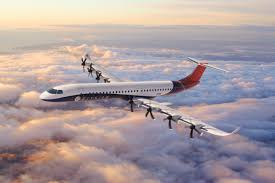
#> input picture plane.jpg, 275 x 183 px
$ python prog_1.py
#> lines starting #> are read from the running program, lines starting #| are printed output that depends on the picture; after the words box and inside, x2 and y2 are one past the last pixel; in counts of white or black regions, pixels touching at a corner belong together
import cv2
import numpy as np

def process_image(image_path):
    # Load the image
#> called with image_path = 'plane.jpg'
    image = cv2.imread(image_path)
#> image is the input picture: shape (183, 275, 3); mean B, G, R 159.5, 156.8, 170.6
    if image is None:
        print("Error: Unable to load image.")
        return
    image = cv2.resize(image, (image.shape[1] // 4, image.shape[0] // 4))
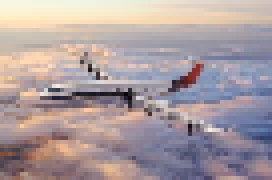
#> image: shape (45, 68, 3) (shown 4 times larger); mean B, G, R 159.5, 156.7, 170.5
    # I. Print size and shape of the image
    print(f"Image Dimensions: {image.shape}")
#| Image Dimensions: (45, 68, 3)
    print(f"Image Size: {image.size} bytes")
#| Image Size: 9180 bytes

    # II. Convert to grayscale and binary
    grayscale = cv2.cvtColor(image, cv2.COLOR_BGR2GRAY)
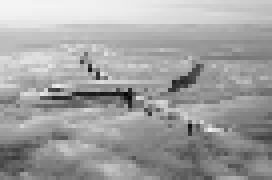
#> grayscale: shape (45, 68) (shown 4 times larger); min 7, max 244, mean 161.2
    _, binary = cv2.threshold(grayscale, 128, 255, cv2.THRESH_BINARY)
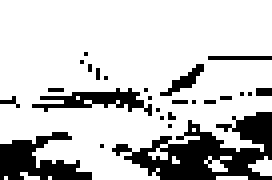
#> binary: shape (45, 68) (shown 4 times larger); 78.4% white; 26 black regions (22 under 20 px), largest, box (x1, y1, x2, y2) and area: (28, 28, 68, 45) 332, (0, 33, 23, 45) 149, (8, 22, 38, 29) 87, (40, 16, 51, 24) 29

    # III. Scale the image (reduce size by half)
    scaled = cv2.resize(image, (image.shape[1] // 2, image.shape[0] // 2))
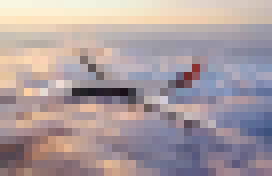
#> scaled: shape (22, 34, 3) (shown 8 times larger); mean B, G, R 159.1, 156.5, 170.3

    # IV. Remove noise using Gaussian Blur
    denoised = cv2.GaussianBlur(image, (5, 5), 0)
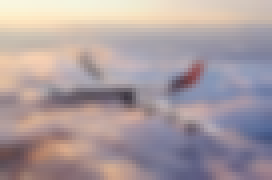
#> denoised: shape (45, 68, 3) (shown 4 times larger); mean B, G, R 159.4, 156.7, 170.5

    # Display results
    cv2.imshow("Original Image", image)
    cv2.imshow("Grayscale Image", grayscale)
    cv2.imshow("Binary Image", binary)
    cv2.imshow("Scaled Image", scaled)
    cv2.imshow("Denoised Image", denoised)

    cv2.waitKey(0)
    cv2.destroyAllWindows()

image_path = "plane.jpg"
process_image(image_path)
